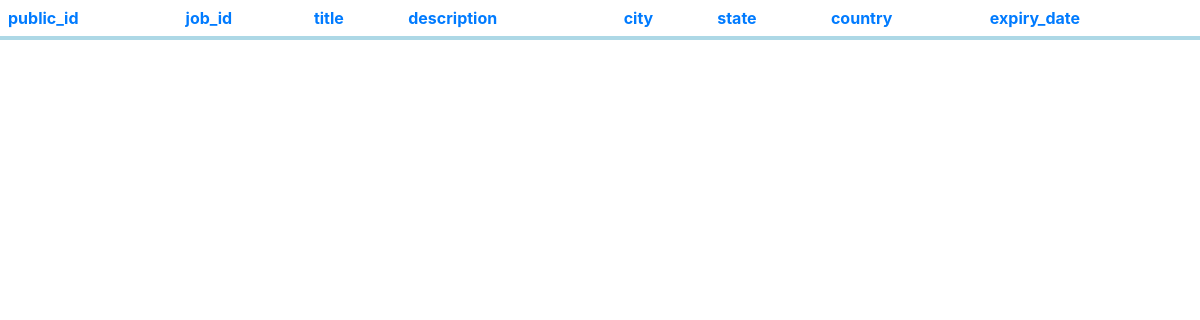
/jobs/detail/, run on an earlier commit of the app's database.
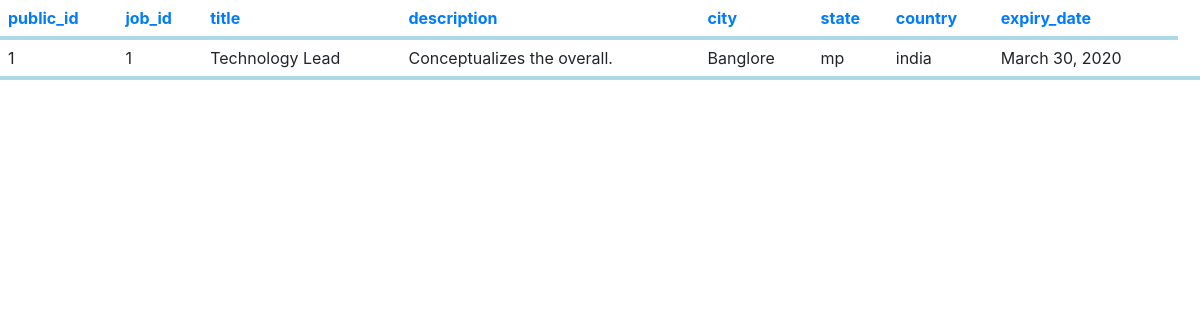
And on a later commit of the database.
### jobs/models.py (models this page shows)
class Jobs(models.Model):
    public_id = models.IntegerField(primary_key=True)
    job_id = models.IntegerField()
    title = models.CharField(max_length=50)
    date = models.DateField()
    description = models.CharField(max_length=1000)
    location = models.CharField(max_length=50)
    city = models.CharField(max_length=50)
    state = models.CharField(max_length=50)
    country = models.CharField(max_length=50)
    expiry_date = models.DateField()
    created = models.DateField()
    updated = models.DateField()
    deleted = models.DateField()

### jobs/views.py (the view)
# urls.py: path('detail/', views.detail_view),
def detail_view(request):
    return render(request, "details.html")

### jobs/templatetags/custom_tags.py (called while the page is built)
@register.simple_tag
def jobs_obj():
    jobs_obj = Jobs.objects.all()
    return jobs_obj

### jobs/templates/details.html (shortened to what this page needs)
{% load custom_tags %}
{% jobs_obj as jobs %}
<link rel="stylesheet" href="https://stackpath.bootstrapcdn.com/bootstrap/4.4.1/css/bootstrap.min.css">
<link href="/static/css/detail.css" rel="stylesheet">
<table id="result_list">
    <thead>
    <tr>
        <th scope="col"  class="sortable column-quantity">
            <div class="text"><a href="?o=3">public_id</a></div>
        </th>
        <th scope="col"  class="sortable column-quantity">
            <div class="text"><a href="?o=3">job_id</a></div>
        </th>
        <th scope="col"  class="sortable column-id">
            <div class="text"><a href="?o=1">title</a></div>
        </th>
        <th scope="col"  class="sortable column-quantity">
            <div class="text"><a href="?o=3">description</a></div>
        </th>
        <th scope="col"  class="sortable column-user_id">
            <div class="text"><a href="?o=2"> city</a></div>
        </th>
        <th scope="col"  class="sortable column-quantity">
            <div class="text"><a href="?o=3">state</a></div>
        </th>
        <th scope="col"  class="sortable column-quantity">
            <div class="text"><a href="?o=3">country</a></div>
        </th>
        <th scope="col"  class="sortable column-quantity">
            <div class="text"><a href="?o=3">expiry_date</a></div>
        </th>
    </tr>
    </thead>
    <tbody>
    {% for jobs_data_all in jobs %}
    <tr class="row1">
        <td class="field-user_id nowrap" >{{ jobs_data_all.public_id }}</td>
        <td class="field-user_id nowrap" >{{ jobs_data_all.job_id }}</td>
        <td class="field-user_id nowrap" >{{ jobs_data_all.title }}</td>
        <td class="field-user_id nowrap" >{{ jobs_data_all.description }}</td>
        <td class="field-user_id nowrap" >{{ jobs_data_all.city }}</td>
        <td class="field-user_id nowrap" >{{ jobs_data_all.state }}</td>
        <td class="field-user_id nowrap" >{{ jobs_data_all.country }}</td>
        <td class="field-user_id nowrap" >{{ jobs_data_all.expiry_date }}</td>
        <td>
    </tr>
    {% endfor %}
    </tbody>
    </table>

### jobs/static/css/detail.css (style rules this page uses)
table { border-collapse: collapse; width: 100%; }
th, td { padding: 8px; text-align: left; border-bottom: 4px solid lightblue; }

What changed in the data, as far as the page shows it:
added Jobs: public_id "1", job_id "1", title "Technology Lead", description "Conceptualizes the overall.", city "Banglore", state "mp", country "india", expiry_date "March 30, 2020"
